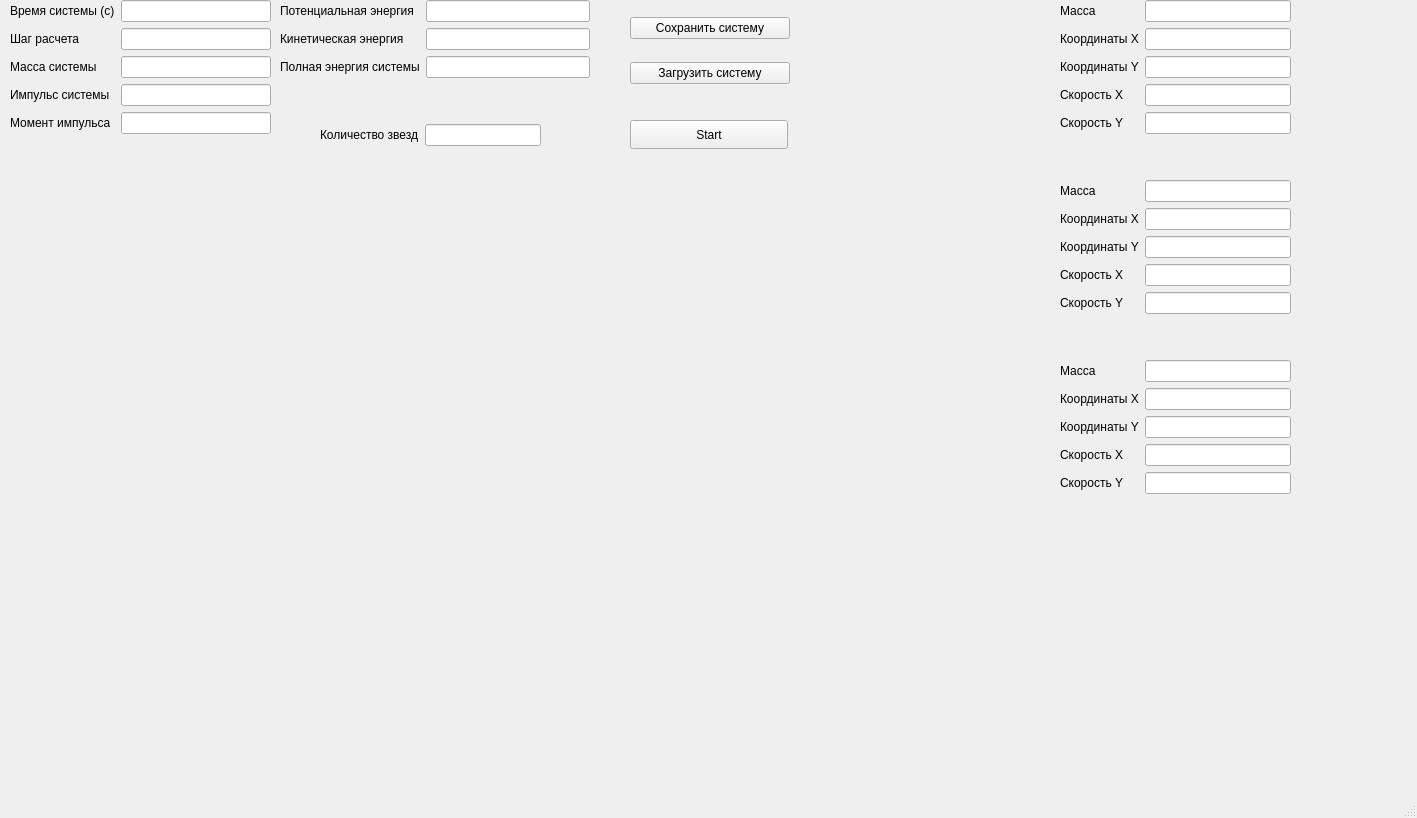
<?xml version="1.0" encoding="UTF-8"?>
<ui version="4.0">
 <class>MainWindow</class>
 <widget class="QMainWindow" name="MainWindow">
  <property name="windowModality">
   <enum>Qt::NonModal</enum>
  </property>
  <property name="geometry">
   <rect>
    <x>0</x>
    <y>0</y>
    <width>1417</width>
    <height>818</height>
   </rect>
  </property>
  <property name="windowTitle">
   <string>MainWindow</string>
  </property>
  <widget class="QWidget" name="centralwidget">
   <widget class="QWidget" name="formLayoutWidget">
    <property name="geometry">
     <rect>
      <x>10</x>
      <y>0</y>
      <width>261</width>
      <height>171</height>
     </rect>
    </property>
    <layout class="QFormLayout" name="formLayout">
     <item row="0" column="0">
      <widget class="QLabel" name="label">
       <property name="text">
        <string>Время системы (c)</string>
       </property>
      </widget>
     </item>
     <item row="0" column="1">
      <widget class="QLineEdit" name="time_system"/>
     </item>
     <item row="1" column="0">
      <widget class="QLabel" name="label_2">
       <property name="text">
        <string>Шаг расчета</string>
       </property>
      </widget>
     </item>
     <item row="1" column="1">
      <widget class="QLineEdit" name="tima_calculation"/>
     </item>
     <item row="2" column="0">
      <widget class="QLabel" name="label_3">
       <property name="text">
        <string>Масса системы</string>
       </property>
      </widget>
     </item>
     <item row="2" column="1">
      <widget class="QLineEdit" name="sum_mass_lineEdit"/>
     </item>
     <item row="3" column="0">
      <widget class="QLabel" name="label_27">
       <property name="text">
        <string>Импульс системы</string>
       </property>
      </widget>
     </item>
     <item row="3" column="1">
      <widget class="QLineEdit" name="impulse_lineEdit"/>
     </item>
     <item row="4" column="0">
      <widget class="QLabel" name="label_28">
       <property name="text">
        <string>Момент импульса</string>
       </property>
      </widget>
     </item>
     <item row="4" column="1">
      <widget class="QLineEdit" name="impuls_moment_lineEdit"/>
     </item>
    </layout>
   </widget>
   <widget class="QWidget" name="formLayoutWidget_2">
    <property name="geometry">
     <rect>
      <x>1060</x>
      <y>0</y>
      <width>231</width>
      <height>170</height>
     </rect>
    </property>
    <layout class="QFormLayout" name="formLayout_2">
     <item row="0" column="0">
      <widget class="QLabel" name="label_4">
       <property name="text">
        <string>Масса</string>
       </property>
      </widget>
     </item>
     <item row="0" column="1">
      <widget class="QLineEdit" name="obj1_mass_lineEdit"/>
     </item>
     <item row="1" column="0">
      <widget class="QLabel" name="label_5">
       <property name="text">
        <string>Координаты X</string>
       </property>
      </widget>
     </item>
     <item row="1" column="1">
      <widget class="QLineEdit" name="obj1_corX_lineEdit"/>
     </item>
     <item row="2" column="0">
      <widget class="QLabel" name="label_7">
       <property name="text">
        <string>Координаты Y</string>
       </property>
      </widget>
     </item>
     <item row="2" column="1">
      <widget class="QLineEdit" name="obj1_corY_lineEdit"/>
     </item>
     <item row="3" column="0">
      <widget class="QLabel" name="label_6">
       <property name="text">
        <string>Скорость X</string>
       </property>
      </widget>
     </item>
     <item row="3" column="1">
      <widget class="QLineEdit" name="obj1_speedX_lineEdit"/>
     </item>
     <item row="4" column="0">
      <widget class="QLabel" name="label_24">
       <property name="text">
        <string>Скорость Y</string>
       </property>
      </widget>
     </item>
     <item row="4" column="1">
      <widget class="QLineEdit" name="obj1_speedY_lineEdit"/>
     </item>
    </layout>
   </widget>
   <widget class="QWidget" name="formLayoutWidget_3">
    <property name="geometry">
     <rect>
      <x>1060</x>
      <y>180</y>
      <width>231</width>
      <height>170</height>
     </rect>
    </property>
    <layout class="QFormLayout" name="formLayout_4">
     <item row="0" column="0">
      <widget class="QLabel" name="label_12">
       <property name="text">
        <string>Масса</string>
       </property>
      </widget>
     </item>
     <item row="1" column="0">
      <widget class="QLabel" name="label_13">
       <property name="text">
        <string>Координаты X</string>
       </property>
      </widget>
     </item>
     <item row="3" column="0">
      <widget class="QLabel" name="label_14">
       <property name="text">
        <string>Скорость X</string>
       </property>
      </widget>
     </item>
     <item row="0" column="1">
      <widget class="QLineEdit" name="obj2_mass_lineEdit"/>
     </item>
     <item row="1" column="1">
      <widget class="QLineEdit" name="obj2_corX_lineEdit"/>
     </item>
     <item row="3" column="1">
      <widget class="QLineEdit" name="obj2_speedX_lineEdit"/>
     </item>
     <item row="2" column="0">
      <widget class="QLabel" name="label_15">
       <property name="text">
        <string>Координаты Y</string>
       </property>
      </widget>
     </item>
     <item row="2" column="1">
      <widget class="QLineEdit" name="obj2_corY_lineEdit"/>
     </item>
     <item row="4" column="1">
      <widget class="QLineEdit" name="obj2_speedY_lineEdit"/>
     </item>
     <item row="4" column="0">
      <widget class="QLabel" name="label_25">
       <property name="text">
        <string>Скорость Y</string>
       </property>
      </widget>
     </item>
    </layout>
   </widget>
   <widget class="QWidget" name="formLayoutWidget_4">
    <property name="geometry">
     <rect>
      <x>1060</x>
      <y>360</y>
      <width>231</width>
      <height>170</height>
     </rect>
    </property>
    <layout class="QFormLayout" name="formLayout_6">
     <item row="0" column="0">
      <widget class="QLabel" name="label_20">
       <property name="text">
        <string>Масса</string>
       </property>
      </widget>
     </item>
     <item row="1" column="0">
      <widget class="QLabel" name="label_21">
       <property name="text">
        <string>Координаты X</string>
       </property>
      </widget>
     </item>
     <item row="3" column="0">
      <widget class="QLabel" name="label_22">
       <property name="text">
        <string>Скорость X</string>
       </property>
      </widget>
     </item>
     <item row="0" column="1">
      <widget class="QLineEdit" name="obj3_mass_lineEdit"/>
     </item>
     <item row="1" column="1">
      <widget class="QLineEdit" name="obj3_corX_lineEdit"/>
     </item>
     <item row="3" column="1">
      <widget class="QLineEdit" name="obj3_speedX_lineEdit"/>
     </item>
     <item row="2" column="0">
      <widget class="QLabel" name="label_23">
       <property name="text">
        <string>Координаты Y</string>
       </property>
      </widget>
     </item>
     <item row="2" column="1">
      <widget class="QLineEdit" name="obj3_corY_lineEdit"/>
     </item>
     <item row="4" column="1">
      <widget class="QLineEdit" name="obj3_speedY_lineEdit"/>
     </item>
     <item row="4" column="0">
      <widget class="QLabel" name="label_26">
       <property name="text">
        <string>Скорость Y</string>
       </property>
      </widget>
     </item>
    </layout>
   </widget>
   <widget class="QWidget" name="verticalLayoutWidget">
    <property name="geometry">
     <rect>
      <x>630</x>
      <y>0</y>
      <width>160</width>
      <height>103</height>
     </rect>
    </property>
    <layout class="QVBoxLayout" name="verticalLayout">
     <item>
      <widget class="QPushButton" name="save_Button">
       <property name="text">
        <string>Сохранить систему</string>
       </property>
      </widget>
     </item>
     <item>
      <widget class="QPushButton" name="load_Button">
       <property name="text">
        <string>Загрузить систему</string>
       </property>
      </widget>
     </item>
    </layout>
   </widget>
   <widget class="QPushButton" name="pushButtonStart">
    <property name="geometry">
     <rect>
      <x>630</x>
      <y>120</y>
      <width>158</width>
      <height>29</height>
     </rect>
    </property>
    <property name="text">
     <string>Start</string>
    </property>
   </widget>
   <widget class="QWidget" name="">
    <property name="geometry">
     <rect>
      <x>320</x>
      <y>120</y>
      <width>221</width>
      <height>30</height>
     </rect>
    </property>
    <layout class="QHBoxLayout" name="horizontalLayout">
     <item>
      <widget class="QLabel" name="label_32">
       <property name="text">
        <string>Количество звезд</string>
       </property>
      </widget>
     </item>
     <item>
      <widget class="QLineEdit" name="lineEdit"/>
     </item>
    </layout>
   </widget>
   <widget class="QWidget" name="">
    <property name="geometry">
     <rect>
      <x>280</x>
      <y>0</y>
      <width>310</width>
      <height>101</height>
     </rect>
    </property>
    <layout class="QFormLayout" name="formLayout_7">
     <item row="0" column="1">
      <widget class="QLineEdit" name="potencial_lineEdit"/>
     </item>
     <item row="1" column="0">
      <widget class="QLabel" name="label_30">
       <property name="text">
        <string>Кинетическая энергия</string>
       </property>
      </widget>
     </item>
     <item row="1" column="1">
      <widget class="QLineEdit" name="kinetic_lineEdit"/>
     </item>
     <item row="2" column="0">
      <widget class="QLabel" name="label_31">
       <property name="text">
        <string>Полная энергия системы</string>
       </property>
      </widget>
     </item>
     <item row="2" column="1">
      <widget class="QLineEdit" name="full_energ_lineEdit"/>
     </item>
     <item row="0" column="0">
      <widget class="QLabel" name="label_29">
       <property name="text">
        <string>Потенциальная энергия</string>
       </property>
      </widget>
     </item>
    </layout>
   </widget>
  </widget>
  <widget class="QMenuBar" name="menubar">
   <property name="geometry">
    <rect>
     <x>0</x>
     <y>0</y>
     <width>1417</width>
     <height>25</height>
    </rect>
   </property>
  </widget>
  <widget class="QStatusBar" name="statusbar"/>
  <action name="actionNEW">
   <property name="text">
    <string>NEW</string>
   </property>
   <property name="toolTip">
    <string>&lt;html&gt;&lt;head/&gt;&lt;body&gt;&lt;p&gt;new text&lt;/p&gt;&lt;/body&gt;&lt;/html&gt;</string>
   </property>
  </action>
 </widget>
 <resources/>
 <connections/>
</ui>
